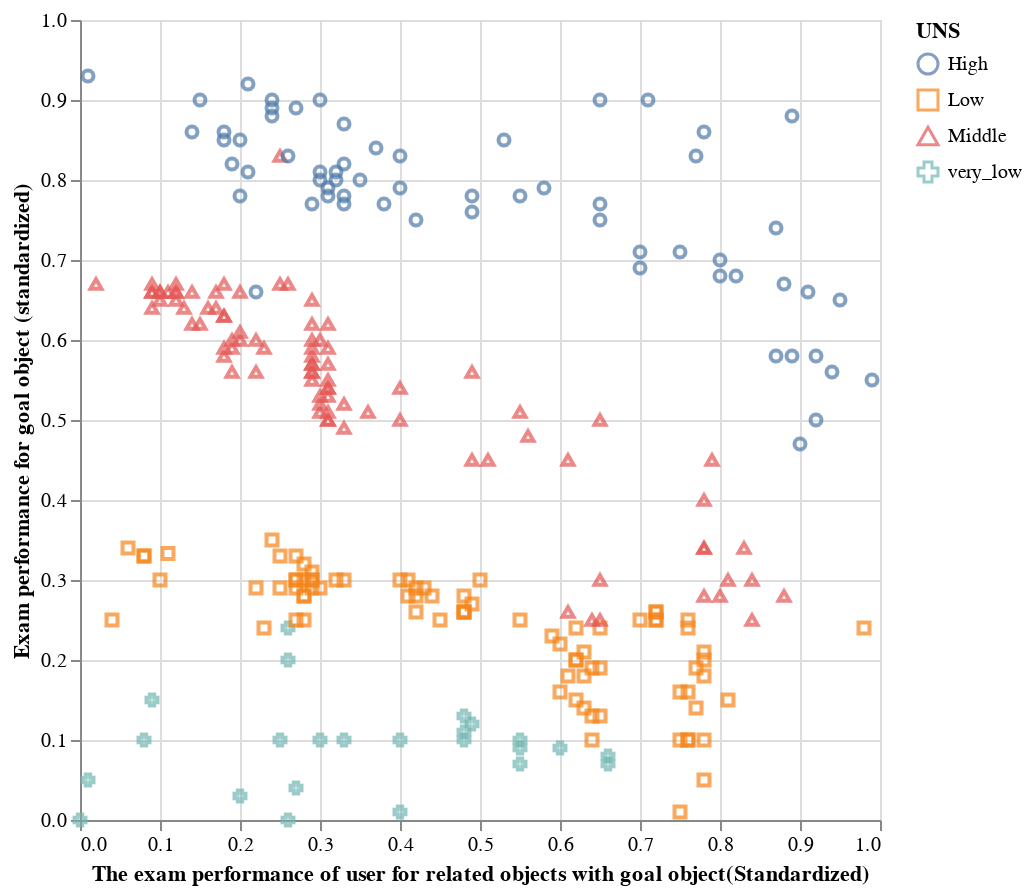

Here is the notebook cell this chart was saved with:
### Code cell
user_chart4 = (
    alt.Chart(user_knowledge_data)
    .mark_point()
    .encode(
        x = alt.X("LPR", title = "The exam performance of user for related objects with goal object(Standardized)"),
        y = alt.Y("PEG", title = "Exam performance for goal object (standardized)"),
        color = " UNS",
        shape = " UNS"
)).properties(width=400, height=400)
user_chart4

### Figure 1 — Vega-Lite specification as saved in the notebook (floating-point values rounded to 4 significant figures; data arrays with more than 128 entries replaced by an {"elided": "..."} marker saying what was removed)
{"config": {"view": {"continuousWidth": 400, "continuousHeight": 300}}, "data": {"name": "data-eaaed803afb61494a967d3bfd8939bb0"}, "mark": "point", "encoding": {"color": {"field": " UNS", "type": "nominal"}, "shape": {"field": " UNS", "type": "nominal"}, "x": {"field": "LPR", "title": "The exam performance of user for related objects with goal object(Standardized)", "type": "quantitative"}, "y": {"field": "PEG", "title": "Exam performance for goal object (standardized)", "type": "quantitative"}}, "height": 400, "width": 400, "$schema": "https://vega.github.io/schema/vega-lite/v4.17.0.json", "datasets": {"data-eaaed803afb61494a967d3bfd8939bb0": {"elided": "258 records"}}}
